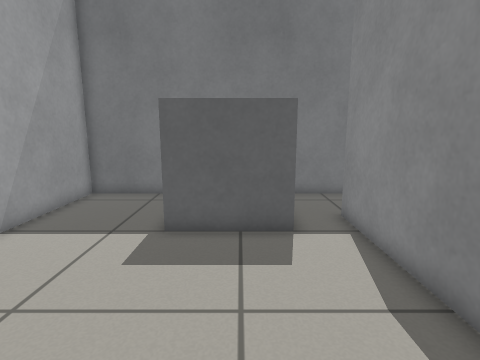
View 1 (above)

19 first-person views from a walk through a Gazebo world. The camera is 0.78 m above the floor, tilts 10° down and sees 80° across. The floor is counted in squares, 0.25 m on a side. Each view is taken from the middle of a square. On the plan, view 1 faces up. The plan holds only what a view shows up to about 20 squares ahead; the rest is blank.

View 2
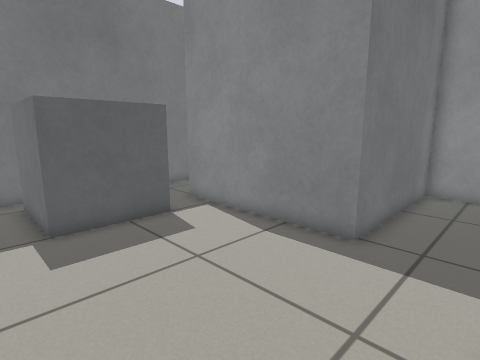

View 3
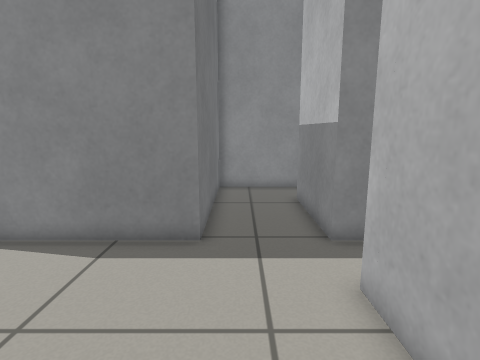

View 4
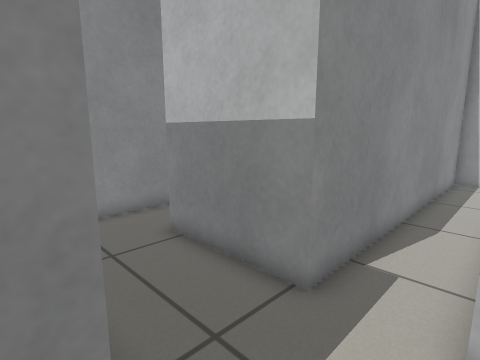

View 5
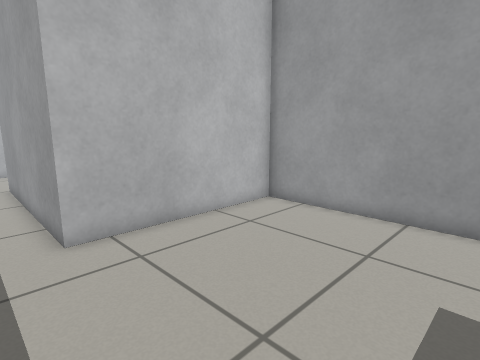

View 6
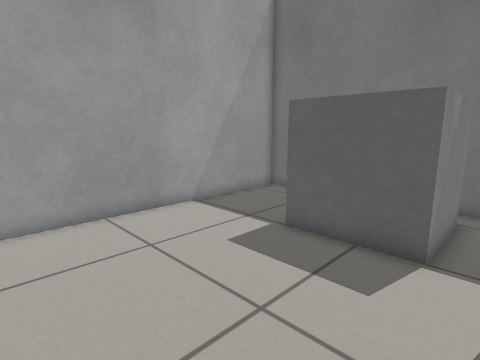

View 7
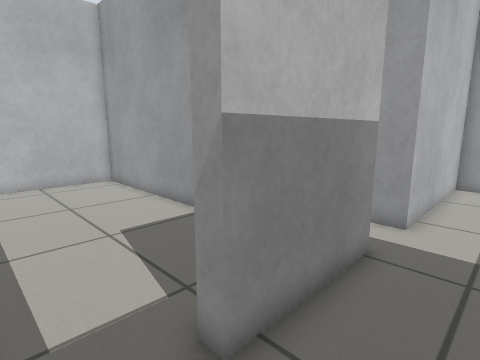

View 8
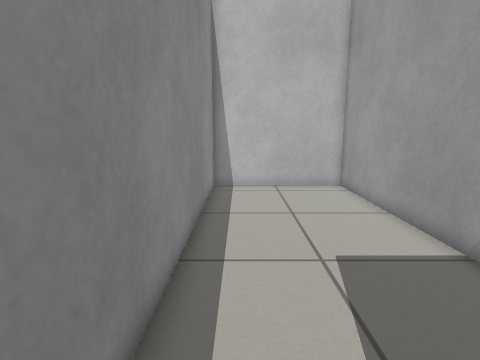

View 9
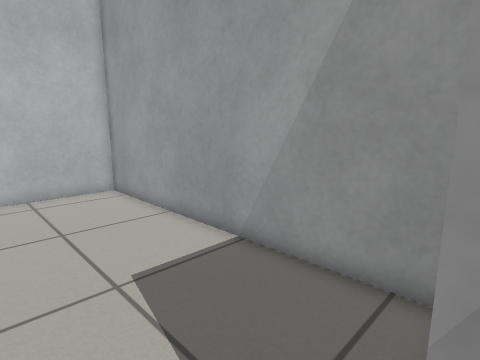

View 10
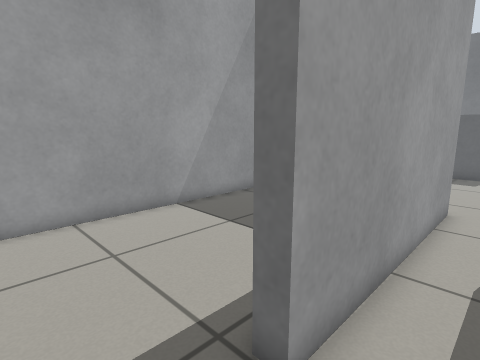

View 11
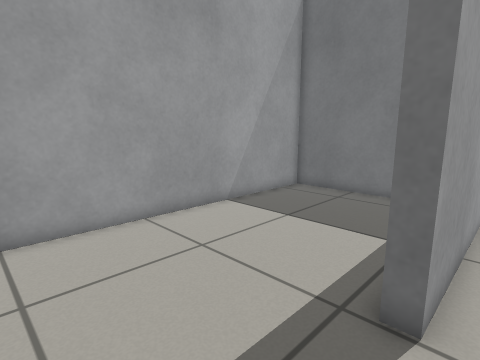

View 12
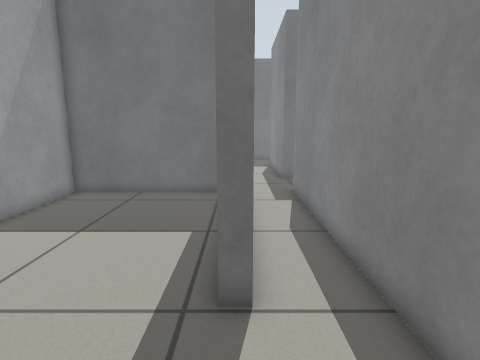

View 13
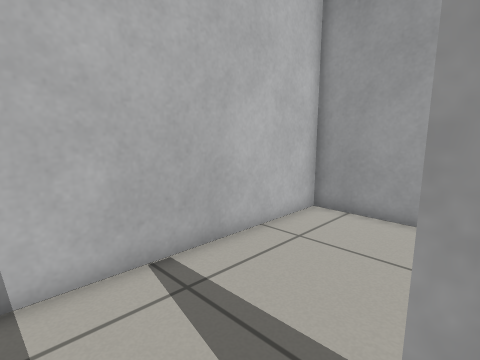

View 14
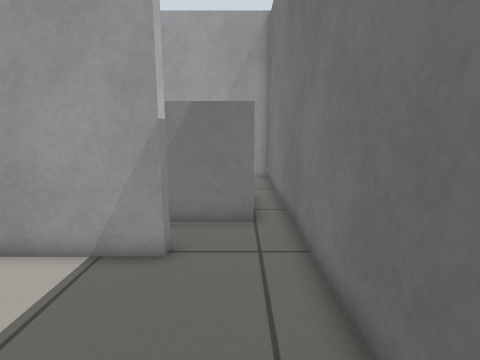

View 15
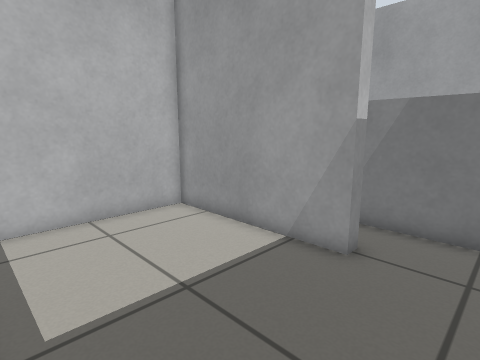

View 16
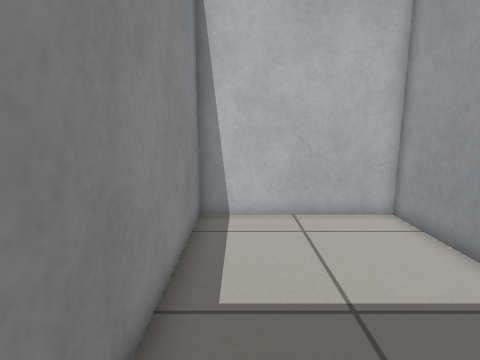

View 17
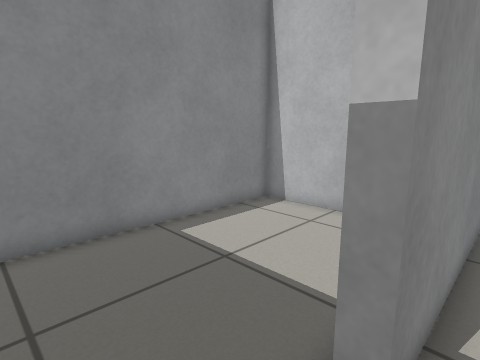

View 18
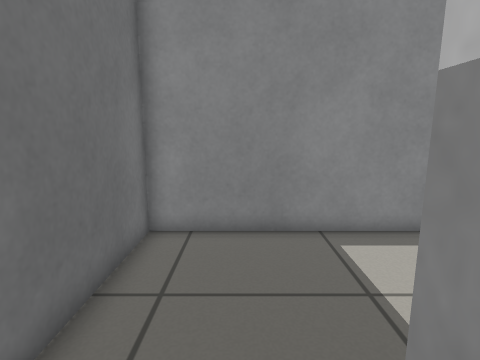

View 19
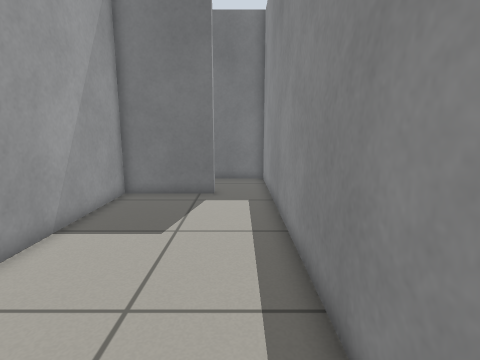

### Floor plan
Key: @ floor where view 1 was taken; # wall or solid block; . floor; B grey box.
Columns run from 7 left of view 1 to 12 right of it. Each row starts with its distance up from view 1.
 14 ####################
 13 #..................#
 12 #....B   B.........#
 11 #....B   B.........#
 10 #....B   B.#.......#
  9 #....BBBBB.#.......#
  8 #..........#.......#
  7 #..........#.......#
  6 #..........#.......#
  5 #..........#.......#
  4 #..........#.......#
  3 #..........#########
  2 #..........#########
  1 #..................#
  0 #......@...........#
 -1 #..................#
 -2 #########..#####...#
 -3 #.......#..#.......#
 -4 #.......#..#.......#
 -5 #.......#..#.......#
 -6 #.......#..#.......#
 -7 #.......#..#.......#
 -8 #.......#..#.......#
 -9 #.......#..#.......#
-10 #.......#..#.......#
-11 #.......#..#.......#
-12 #..........#.......#
-13 #..........#.......#
-14 #..........#.......#
-15 #..........#.......#
-16 #..........#.......#
-17 ####################

Where each view was taken, in squares from view 1:
view 1: 0 up, 0 right, facing up
view 2: 1 down, 4 left, facing up-right
view 3: 1 up, 4 left, facing right
view 4: 3 up, 1 right, facing down-right
view 5: 7 up, 3 right, facing down-left
view 6: 1 up, 3 right, facing up-left
view 7: 1 up, 11 right, facing down-left
view 8: 1 down, 10 right, facing down
view 9: 2 down, 10 right, facing down-left
view 10: 14 down, 3 right, facing up-left
view 11: 16 down, 2 right, facing up-left
view 12: 16 down, 1 right, facing up
view 13: 11 down, 3 right, facing down-left
view 14: 12 up, 11 right, facing left
view 15: 13 up, 11 right, facing down-left
view 16: 13 up, 10 right, facing down
view 17: 13 up, 3 right, facing down-right
view 18: 11 up, 3 right, facing right
view 19: 16 down, 10 right, facing up
